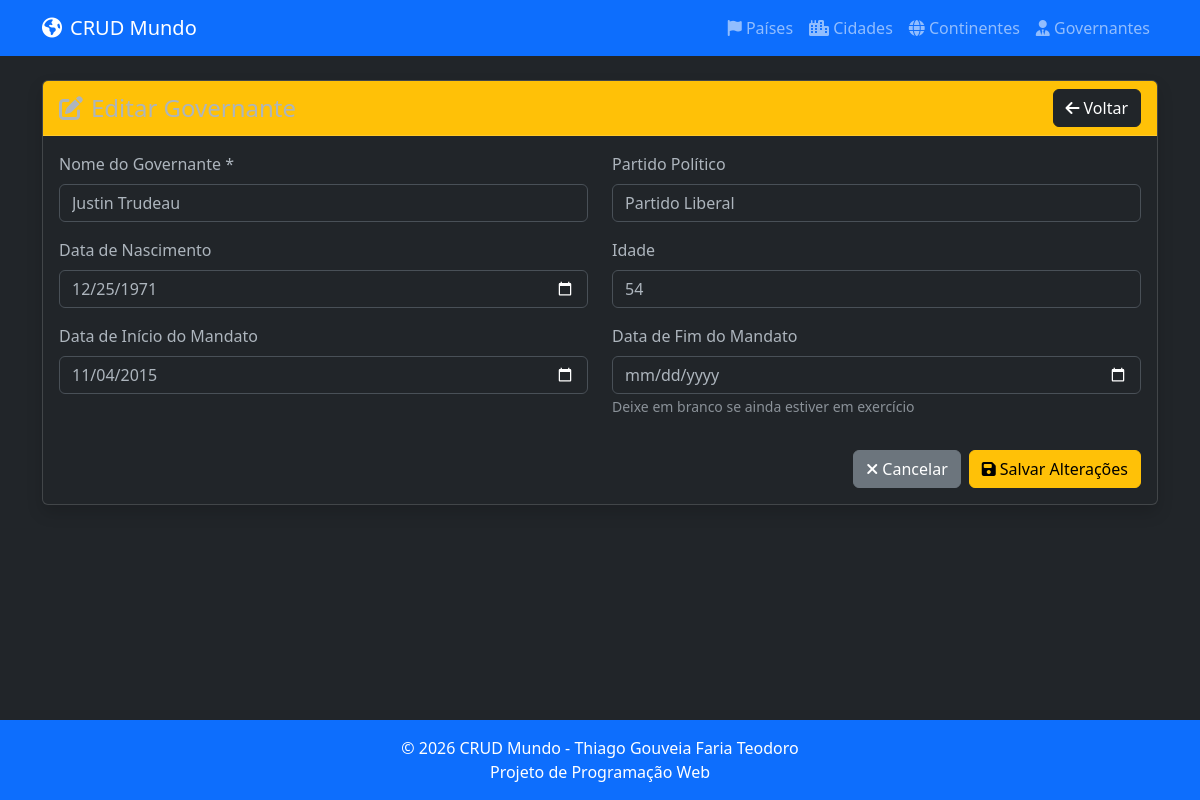
The app's page /pages/governantes/edit.php?id=2 with its own data.
### tables this page shows
CREATE TABLE tb_governantes (
    id_governante INT AUTO_INCREMENT PRIMARY KEY,
    nome VARCHAR(150) NOT NULL,
    partido_politico VARCHAR(100),
    data_nascimento DATE,
    idade INT,
    data_inicio_mandato DATE,
    data_fim_mandato DATE
);

### config/database.php (called while the page is built, shortened)
<?php
$database = 'bd_mundo';

### config/select.php (called while the page is built, shortened)
<?php
function select(string $comando)
{
    include('database.php');
    $sql = $comando;
    $resultado = mysqli_query($conexao, $sql);
    $dados = [];
    while ($linha = mysqli_fetch_assoc($resultado)) {
        $dados[] = $linha;
    }
    return $dados;
}

### pages/governantes/edit.php (the view, shortened to what this page needs)
<?php
include '../../include/header.php';
include '../../config/select.php';
$id_governante = intval($_GET['id']);
$query_governante = "SELECT * FROM tb_governantes WHERE id_governante = $id_governante";
$governante = select($query_governante);
$governante = $governante[0];
?>
<div class="card shadow">
    <div class="card-header bg-warning d-flex justify-content-between align-items-center">
        <h4 class="mb-0"><i class="fas fa-edit me-2"></i>Editar Governante</h4>
        <a href="index.php" class="btn btn-dark">
            <i class="fas fa-arrow-left me-1"></i>Voltar
        </a>
    </div>
    <div class="card-body">
        <form method="POST" id="formEditarGovernante">
            <div class="row">
                <div class="col-md-6 mb-3">
                    <label for="nome" class="form-label">Nome do Governante *</label>
                    <input type="text" class="form-control" id="nome" name="nome"
                           value="<?php echo htmlspecialchars($governante['nome']); ?>" required>
                </div>
                <div class="col-md-6 mb-3">
                    <label for="partido_politico" class="form-label">Partido Político</label>
                    <input type="text" class="form-control" id="partido_politico" name="partido_politico"
                           value="<?php echo htmlspecialchars($governante['partido_politico'] ?? ''); ?>">
                </div>
                <div class="col-md-6 mb-3">
                    <label for="data_nascimento" class="form-label">Data de Nascimento</label>
                    <input type="date" class="form-control" id="data_nascimento" name="data_nascimento"
                           value="<?php echo $governante['data_nascimento'] ?? ''; ?>">
                </div>
                <div class="col-md-6 mb-3">
                    <label for="idade" class="form-label">Idade</label>
                    <input type="number" class="form-control" id="idade" name="idade"
                           value="<?php echo $governante['idade'] ?? ''; ?>" min="0" max="120">
                </div>
                <div class="col-md-6 mb-3">
                    <label for="data_inicio_mandato" class="form-label">Data de Início do Mandato</label>
                    <input type="date" class="form-control" id="data_inicio_mandato" name="data_inicio_mandato"
                           value="<?php echo $governante['data_inicio_mandato'] ?? ''; ?>">
                </div>
                <div class="col-md-6 mb-3">
                    <label for="data_fim_mandato" class="form-label">Data de Fim do Mandato</label>
                    <input type="date" class="form-control" id="data_fim_mandato" name="data_fim_mandato"
                           value="<?php echo $governante['data_fim_mandato'] ?? ''; ?>">
                    <small class="text-muted">Deixe em branco se ainda estiver em exercício</small>
                </div>
            </div>
            <div class="d-flex justify-content-end mt-3">
                <a href="index.php" class="btn btn-secondary me-2">
                    <i class="fas fa-times me-1"></i>Cancelar
                </a>
                <button type="submit" class="btn btn-warning">
                    <i class="fas fa-save me-1"></i>Salvar Alterações
                </button>
            </div>
        </form>
    </div>
</div>
<?php
include '../../include/footer.php';
?>

### records on screen
tb_governantes: nome "Justin Trudeau", partido_politico "Partido Liberal", data_nascimento "12/25/1971", idade "54", data_inicio_mandato "11/04/2015"
